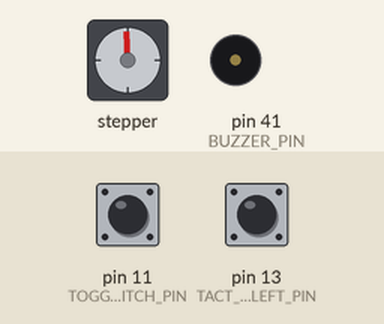
Simulated run of this sketch. Board: Arduino Mega 2560, built with avr-gcc and run on an emulated ATmega2560. Parts: stepper motor, buzzer (waves = sounding). Wiring (inferred from the names in the program): stepper motor (2048 steps per turn assumed): coils pin 23, pin 24, pin 25, pin 26. The test bench sets the inputs (shaded band); at power-on: pin 13 (TACT_SWITCH_LEFT_PIN) LOW, pin 11 (TOGGLE_SWITCH_PIN) LOW.

Above: at 1.2 s.
1.3 s: pin 13 (TACT_SWITCH_LEFT_PIN) pulled HIGH for 0.15 s
At 1.73 s:
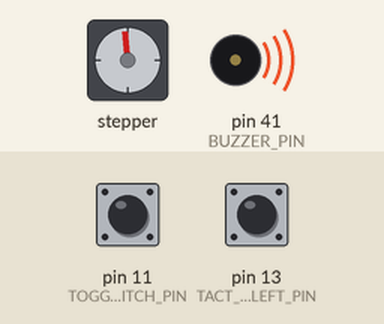
3.3 s: pin 13 (TACT_SWITCH_LEFT_PIN) pulled HIGH for 1 s
At 5.7 s:
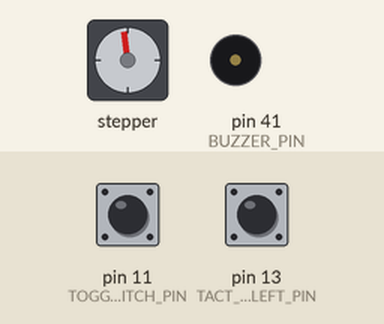
Timing chart, 0 to 7.2 s (numbered marks = the images above; inputs shaded):
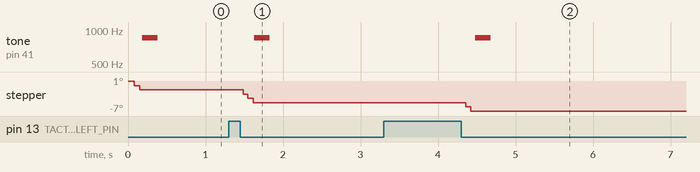

The sketch:

kadai4.ino
```cpp
#include "mono2025.h"

void loop() {
  if (isTactPressed(LS)) {
    for (byte i = 1; i <= 15; i++) stepper(!isToggleEnabled());
    buzz(MI, 0.2);
  }
}
```

mono2025.h
```cpp
// (licence header left out)
#ifndef MONO2025_H
#define MONO2025_H

/***********
 * 制御ピン *
 ***********/

// ステッピングモーター
const byte STEPPER_MOTOR_1_PIN = 23;
const byte STEPPER_MOTOR_2_PIN = 24;
const byte STEPPER_MOTOR_3_PIN = 25;
const byte STEPPER_MOTOR_4_PIN = 26;
// ブザー
const byte BUZZER_PIN = 41;
// クロック
const byte CLOCK_PIN = 44;
// 書き込みピン
const byte PIN_WRITE[] = { STEPPER_MOTOR_1_PIN, STEPPER_MOTOR_2_PIN, STEPPER_MOTOR_3_PIN, STEPPER_MOTOR_4_PIN, BUZZER_PIN, CLOCK_PIN };

// トグルスイッチ
const byte TOGGLE_SWITCH_PIN = 11;
// タクトスイッチ
const byte TACT_SWITCH_RIGHT_PIN = 12;
const byte TACT_SWITCH_LEFT_PIN = 13;
// 読み込みピン
const byte PIN_READ[] = { TOGGLE_SWITCH_PIN, TACT_SWITCH_RIGHT_PIN, TACT_SWITCH_LEFT_PIN };

/***********
 * 補助関数 *
 ***********/

// デジタルピンに書き込み
inline void ren(byte pin, byte level) {
  digitalWrite(pin, level);
}

/***************
 * 処理ここから *
 ***************/

/***************
 * クロック制御 *
 ***************/

// クロックリセット遅延 (ミリ秒)
const byte CLOCK_RESET_DELAY_MS = 5;
// クロックピンをリセット
void clock_reset() {
  delay(CLOCK_RESET_DELAY_MS);
  ren(CLOCK_PIN, HIGH);
  ren(CLOCK_PIN, LOW);
}

/**********************
 * ステッピングモーター *
 **********************/

// ステッピングモーターを停止
void stepper_stop() {
  ren(STEPPER_MOTOR_1_PIN, LOW);
  ren(STEPPER_MOTOR_2_PIN, LOW);
  ren(STEPPER_MOTOR_3_PIN, LOW);
  ren(STEPPER_MOTOR_4_PIN, LOW);
  clock_reset();
}

// ステッピングモーター
void stepper(boolean reverse = false) {
  // 回数フラグ
  static byte stepper_flag = 0;
  stepper_flag++;

  switch(stepper_flag) {

    case 1:
      ren(STEPPER_MOTOR_1_PIN, HIGH);
      ren(STEPPER_MOTOR_2_PIN, LOW);
      ren(STEPPER_MOTOR_3_PIN, LOW);
      ren(STEPPER_MOTOR_4_PIN, LOW);
      break;

    case 2:
      ren(STEPPER_MOTOR_1_PIN, LOW);
      ren(STEPPER_MOTOR_2_PIN, reverse ? LOW : HIGH);
      ren(STEPPER_MOTOR_3_PIN, LOW);
      ren(STEPPER_MOTOR_4_PIN, reverse ? HIGH : LOW);
      break;

    case 3:
      ren(STEPPER_MOTOR_1_PIN, LOW);
      ren(STEPPER_MOTOR_2_PIN, LOW);
      ren(STEPPER_MOTOR_3_PIN, HIGH);
      ren(STEPPER_MOTOR_4_PIN, LOW);
      break;

    case 4:
      ren(STEPPER_MOTOR_1_PIN, LOW);
      ren(STEPPER_MOTOR_2_PIN, reverse ? HIGH : LOW);
      ren(STEPPER_MOTOR_3_PIN, LOW);
      ren(STEPPER_MOTOR_4_PIN, reverse ? LOW : HIGH);
      stepper_flag = 0;
      break;
  }

  // 同期
  clock_reset();
  // 遅延
  delay(7);
}

/**********
 * ブザー *
 **********/

// ブザー鳴動
const uint16_t BEEP_LOW_FREQ = 380;    // 低音の周波数
const uint16_t BEEP_MID_FREQ = 850;    // 中音の周波数
const uint16_t BEEP_HIGH_FREQ = 1250;  // 高音の周波数

// ブザーの音の種類を定義する列挙型
enum BuzzerTone { LO, MI, HI };

// 型と値を同期
const uint16_t BUZZ_FREQ[] = {
  BEEP_LOW_FREQ, // LO に対応
  BEEP_MID_FREQ, // MI に対応
  BEEP_HIGH_FREQ // HI に対応
};

// ブザー鳴動制御
void buzz(BuzzerTone tone_type, float duration = 0.0f) {
  if (duration > 0.0f) {
    // 鳴動
    tone(BUZZER_PIN, BUZZ_FREQ[tone_type], (word)(duration * 1000.0f));
  } else {
    // 消音
    noTone(BUZZER_PIN);
  }
}

/*****************
 * トグルスイッチ *
 *****************/

// トグルスイッチが奥側の時は true
inline boolean isToggleEnabled() {
  return digitalRead(TOGGLE_SWITCH_PIN) == HIGH;
}

/*****************
 * タクトスイッチ *
 *****************/

// タクトスイッチの左右を識別する列挙型
enum TactSwitch { LS, RS };

// 指定された側のタクトスイッチが押され続けている時は true
boolean isTactEnabled(TactSwitch side) {
  return digitalRead((side == LS) ? TACT_SWITCH_LEFT_PIN : TACT_SWITCH_RIGHT_PIN) == LOW;
}

// タクトチャタリング防止遅延 (マイクロ秒)
const byte CHATTER_DEBOUNCE_US = 60;
// 指定された側のタクトスイッチが１回押された時に true
boolean isTactPressed(TactSwitch side) {
  // スイッチの状態保持用 (L, R に対応)
  static boolean tact_pressed_state[2] = {true, true};
  // チャタリング防止
  delayMicroseconds(CHATTER_DEBOUNCE_US);
  boolean currently_enabled = isTactEnabled(side);
  // 指定されたスイッチの状態を参照し更新
  if (currently_enabled && tact_pressed_state[side]) {
    // 押されたので状態を更新
    tact_pressed_state[side] = false;
    return true;
  } else if (!currently_enabled) {
    // 離されたので状態をリセット
    tact_pressed_state[side] = true;
    return false;
  } else {
    // 押され続けているが無視
    return false;
  }
}

/***********
 * 実行準備 *
 ***********/

// 初期化
void setup() {
  // 出力ピンの割り当て
  for (byte i = 0; i < sizeof(PIN_WRITE) / sizeof(PIN_WRITE[0]); i++) {
    pinMode(PIN_WRITE[i], OUTPUT);
  }
  // 入力ピンの割り当て
  for (byte i = 0; i < sizeof(PIN_READ) / sizeof(PIN_READ[0]); i++) {
    pinMode(PIN_READ[i], INPUT);
  }
  // ステッピングモーターを初期化
  stepper_stop();
}

#endif // MONO2025_H
```

Measured:
- after the input at 3.3 s, tone on pin 41 (BUZZER_PIN): silent → 850 Hz after 1.2 s, → silent 0.20 s later; stepper: goes -6° 0.06 s, then -7°, starting after 1.1 s
